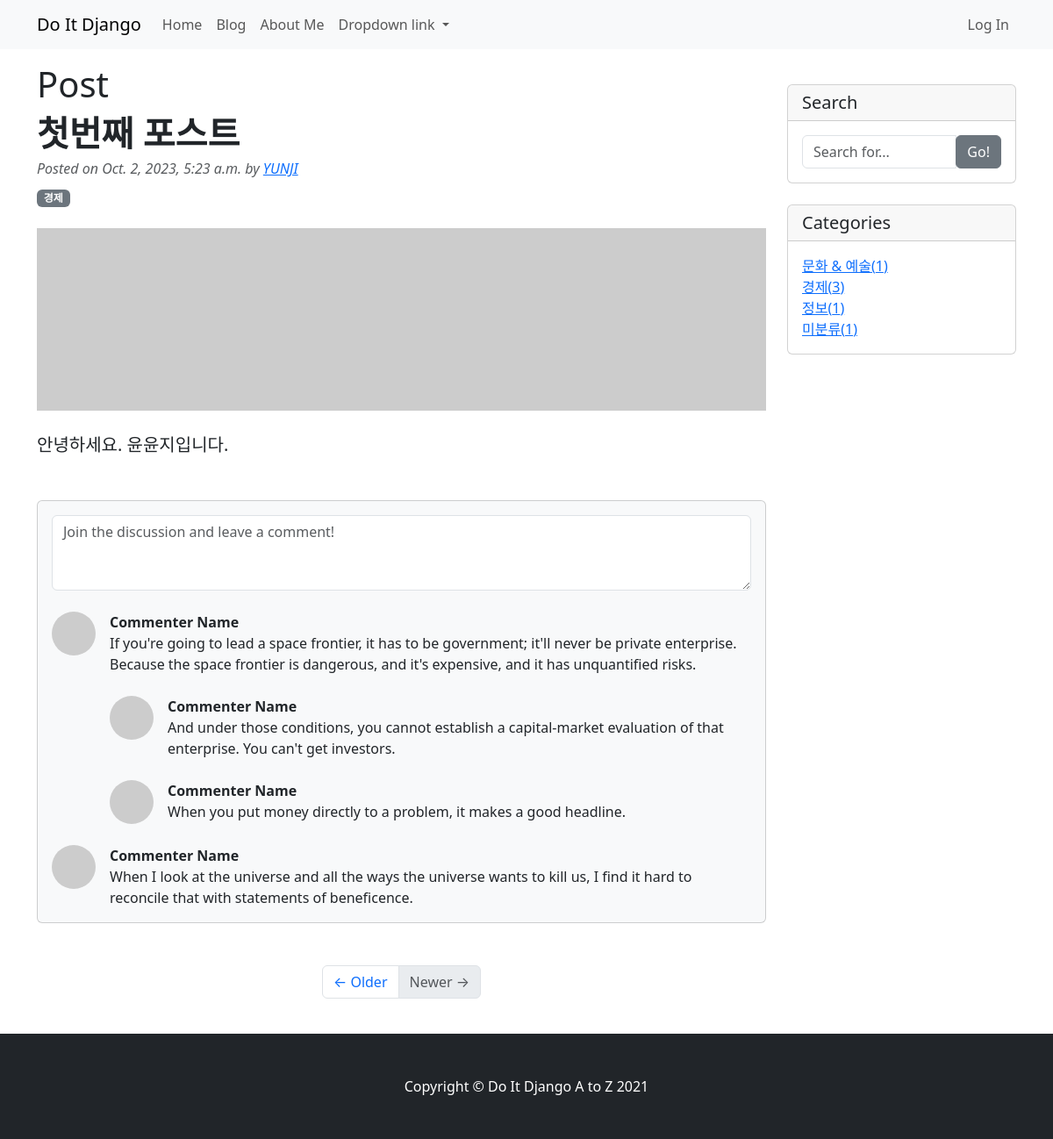
Page /blog/1/ on the committed database.
### blog/models.py (models this page shows, shortened)
class Post(models.Model):
    title = models.CharField(max_length=30)
    content = models.TextField()
    head_image = models.ImageField(upload_to='blog/images/%Y/%m/%d/', blank=True)
    file_upload = models.FileField(upload_to='blog/files/%Y/%m/%d/', blank=True)
    created_at = models.DateTimeField(auto_now_add=True)
    update_at = models.DateTimeField(auto_now=True)
    author = models.ForeignKey(User, null=True, on_delete=models.SET_NULL)
    category = models.ForeignKey(Category, null=True, blank=True, on_delete=models.SET_NULL)
    tag = models.ManyToManyField(Tag, blank=True)

class Category(models.Model):
    name = models.CharField(max_length=50, unique=True)
    slug = models.SlugField(max_length=200, unique=True, allow_unicode=True)
    def __str__(self):
        return self.name
    def get_absolute_url(self):
        return f'/blog/category/{self.slug}'

### blog/views.py (the view)
# urls.py: path('<int:pk>/', views.PostDetail.as_view()),
class PostDetail(DetailView):
    model = Post
    def get_context_data(self, **kwargs):
        context = super(PostDetail, self).get_context_data()
        context['categories'] = Category.objects.all()
        context['no_category_post_count'] = Post.objects.filter(category=None).count()
        return context

### blog/templates/blog/post_detail.html (shortened to what this page needs)
{% extends 'blog/base.html' %}
{% block main_area %}
        <h1>Post</h1>
                    <article>
                        <header class="mb-4">
                            <h1 class="fw-bolder mb-1">{{ post.title }}</h1>
                            <div class="text-muted fst-italic mb-2">Posted on {{ post.created_at }} by <a href="#"> {{ post.author | upper }} </a></div>
                            {% if post.category %}
                            <span class="badge bg-secondary">{{ post.category }}</span>
                            {% else %}
                            <span class="badge bg-secondary">미분류</span>
                            {% endif %}
                        </header>
                        <figure class="mb-4">
                            {% if post.head_image %}
                            <img class="card-img-top" src="{{ post.head_image.url }}" alt="{{ post }} head im-age">
                            {% else %}
                            <img class="card-img-top" src="https://picsum.photos/seed/{{ post.id }}/800/200" alt="random_image">
                            {% endif %}
                        </figure>
                        <section class="mb-5">
                            <p class="fs-5 mb-4">{{ post.content }}</p>
                        </section>
                    </article>
                    <section class="mb-5">
                        <div class="card bg-light">
                            <div class="card-body">
                                <form class="mb-4"><textarea class="form-control" rows="3" placeholder="Join the discussion and leave a comment!"></textarea></form>
                                <div class="d-flex mb-4">
                                    <div class="flex-shrink-0"><img class="rounded-circle" src="https://dummyimage.com/50x50/ced4da/6c757d.jpg" alt="..." /></div>
                                    <div class="ms-3">
                                        <div class="fw-bold">Commenter Name</div>
                                        If you're going to lead a space frontier, it has to be government; it'll never be private enterprise. Because the space frontier is dangerous, and it's expensive, and it has unquantified risks.
                                        <div class="d-flex mt-4">
                                            <div class="flex-shrink-0"><img class="rounded-circle" src="https://dummyimage.com/50x50/ced4da/6c757d.jpg" alt="..." /></div>
                                            <div class="ms-3">
                                                <div class="fw-bold">Commenter Name</div>
                                                And under those conditions, you cannot establish a capital-market evaluation of that enterprise. You can't get investors.
                                            </div>
                                        </div>
                                        <div class="d-flex mt-4">
                                            <div class="flex-shrink-0"><img class="rounded-circle" src="https://dummyimage.com/50x50/ced4da/6c757d.jpg" alt="..." /></div>
                                            <div class="ms-3">
                                                <div class="fw-bold">Commenter Name</div>
                                                When you put money directly to a problem, it makes a good headline.
                                            </div>
                                        </div>
                                    </div>
                                </div>
                                <div class="d-flex">
                                    <div class="flex-shrink-0"><img class="rounded-circle" src="https://dummyimage.com/50x50/ced4da/6c757d.jpg" alt="..." /></div>
                                    <div class="ms-3">
                                        <div class="fw-bold">Commenter Name</div>
                                        When I look at the universe and all the ways the universe wants to kill us, I find it hard to reconcile that with statements of beneficence.
                                    </div>
                                </div>
                            </div>
                        </div>
                    </section>
{% endblock %}

### blog/templates/blog/base.html (shortened to what this page needs)
<!DOCTYPE html>
{% load static %}
<html>
<head>
    <title>Blog</title><link href="{% static 'blog/bootstrap/bootstrap.min.css' %}" rel="stylesheet" media="screen">
</head>
<body>
    {% include 'blog/navbar.html' %}
    <div class="container my-3">
        <div class="row">
            <div class="col-md-8 col-lg-9" id="main-area">
                {% block main_area %}
                {% endblock %}
                <ul class="pagination justify-content-center mb-4">
                    <li class="page-item">
                        <a class="page-link" href="#">&larr; Older</a>
                    </li>
                    <li class="page-item disabled">
                        <a class="page-link" href="#">Newer &rarr;</a>
                    </li>
                </ul>
            </div>
            <div class="col-md-4 col-lg-3">
                <div class="card my-4">
                    <h5 class="card-header">Search</h5>
                    <div class="card-body">
                        <div class="input-group">
                            <input type="text" class="form-control" placeholder="Search for...">
                            <span class="input-group-btn">
                                <button class="btn btn-secondary" type="button">Go!</button>
                            </span>
                        </div>
                    </div>
                </div>
                <div class="card my-4">
                    <h5 class="card-header">Categories</h5>
                    <div class="card-body">
                        <div class="row">
                            <div class="col-lg-6">
                                <ul class="list-unstyled mb-0">
                                    {% for category in categories %}
                                    <li>
                                        <a href="{{ category.get_absolute_url }}">{{ category }}({{ category.post_set.count }})</a>
                                    </li>
                                    {% endfor %}
                                    <li>
                                        <a href="/blog/category/no_category/">미분류({{ no_category_post_count }})</a>
                                    </li>
                                </ul>
                            </div>
                        </div>
                    </div>
                </div>
            </div>
        </div>
    </div>
    {% include 'blog/footer.html' %}
</body>
</html>

### rows in the picture
Post: title "첫번째 포스트", created_at "Oct. 2, 2023, 5:23 a.m.", author "YUNJI", category "경제", content "안녕하세요. 윤윤지입니다."
Category: name "문화 & 예술", post_set.count "1"
Category: name "경제", post_set.count "3"
Category: name "정보", post_set.count "1"

### other values in the picture
{{ no_category_post_count }} "1"
